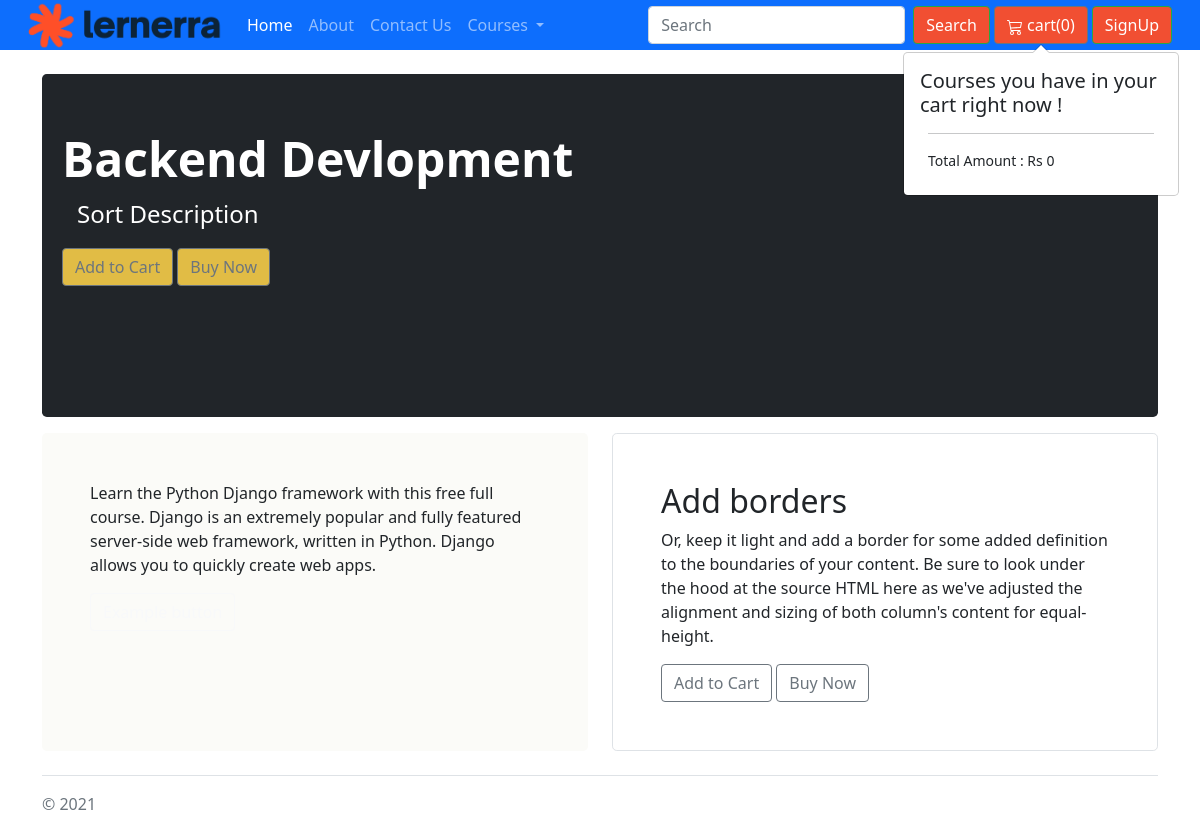
Page /learnera/CourseDetail/2 on the committed database.
### learnera/models.py (models this page shows, shortened)
class allcourse(models.Model):
    id = models.AutoField
    course_name = models.CharField(max_length=120)
    category = models.CharField(max_length=50,default="")
    subcategory = models.CharField(max_length=50,default="")
    fee = models.IntegerField(default=0)
    sort_desc = models.CharField(max_length=5000)
    desc = models.CharField(max_length=50000)
    pub_date = models.DateField()
    image = models.ImageField(upload_to='learnera/images',default="")
    video_link = models.URLField(max_length=200)

### learnera/views.py (the view)
# urls.py: path('CourseDetail/<int:id>', views.coursedetail, name='coursedetail'),
def coursedetail(request, id):
    course = allcourse.objects.filter(id=id)
    return render(request, 'learnera/CourseDetail.html', {'course': course[0]})

### learnera/templates/learnera/CourseDetail.html (shortened to what this page needs)
{% extends 'learnera/basic.html' %}
{% load static %}
{% block body %}
    <div class="container py-4">
    <div class="p-2 mb-3 bg-dark rounded-3">
      <div class="container-fluid py-5">
          <div class="row">
          <div class="col-md-8">
        <h1 class="display-5 fw-bold text-white">{{ course.category }}</h1>
        <p class="col-md-8 fs-4 text-white">{{ course.sort_desc | safe }}</p>
        <button class="btn btn-outline-secondary" style="background-color:#e1bc45;" id="cr{{ course.id }}" type="button">Add to Cart</button>
            <button class="btn btn-outline-secondary" style="background-color:#e1bc45; "type="button">Buy Now</button>
          </div>
          <div class="col-md-4">
            <iframe class="des" src="{{ course.video_link }}" title="YouTube video player" frameborder="0" allow="accelerometer; autoplay; clipboard-write; encrypted-media; gyroscope; picture-in-picture" allowfullscreen></iframe>
      </div>
              </div>
      </div>
    </div>
    <div class="row">
      <div class="col-md-6">
        <div class="h-100 p-5 text-black rounded-3" style="background-color: #fbfbf8;">
          <p>{{ course.desc | safe }}</p>
          <button class="btn btn-outline-light" type="button">Example button</button>
        </div>
      </div>
      <div class="col-md-6">
        <div class="h-100 p-5 bg-light bg-white border rounded-3">
          <h2>Add borders</h2>
          <p>Or, keep it light and add a border for some added definition to the boundaries of your content. Be sure to look under the hood at the source HTML here as we've adjusted the alignment and sizing of both column's content for equal-height.</p>
          <button class="btn btn-outline-secondary" type="button">Add to Cart</button>
            <button class="btn btn-outline-secondary" type="button">Buy Now</button>
        </div>
      </div>
    </div>
    <footer class="pt-3 mt-4 text-muted border-top">
      © 2021
    </footer>
  </div>
{% endblock %}

### rows in the picture
allcourse: category "Backend Devlopment", sort_desc "Sort Description", desc "Learn the Python Django framework with this free full course. Django is an extremely popular and fully featured server-side web framework, written in Python. Django allows you to quickly create web apps."
